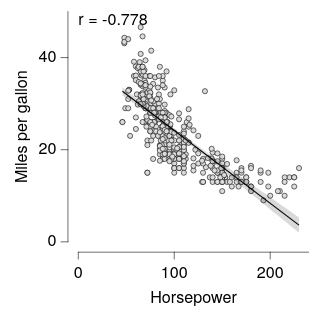

Express this chart as Vega-Lite.
### Vega-Lite specification from a JSON file in a GitHub repository (floating-point values rounded to 4 significant figures; data arrays with more than 128 entries replaced by an {"elided": "..."} marker saying what was removed)
{"background": null, "config": {"arc": {"fill": "#DBDBDB", "fillOpacity": 1.0, "innerRadius": 25.0, "padAngle": 0.03, "stroke": "black", "strokeOpacity": 1, "strokeWidth": 0.25}, "area": {"fill": "#DBDBDB", "fillOpacity": 1.0, "stroke": "black", "strokeOpacity": 1, "strokeWidth": 0.25}, "axis": {"domain": true, "domainCap": "round", "domainColor": "black", "domainWidth": 0.25, "grid": false, "gridCap": "round", "gridColor": "#F1F1F1", "gridDash": [0, 0], "gridOpacity": 1.0, "gridWidth": 0.25, "labelColor": "black", "labelFont": "Helvetica Neue, HelveticaNeue, Helvetica, Arial, sans-serif", "labelFontSize": 7, "labelFontStyle": "normal", "labelFontWeight": 400, "offset": 4.5, "ticks": true, "tickCap": "round", "tickColor": "black", "tickRound": false, "tickSize": 3, "tickWidth": 0.25, "titleColor": "black", "titleFont": "Helvetica Neue, HelveticaNeue, Helvetica, Arial, sans-serif", "titleFontSize": 7, "titleFontStyle": "normal", "titleFontWeight": 400}, "axisX": {"domain": true, "labelAlign": "center", "labelAngle": 0, "labels": true, "ticks": true, "translate": 0}, "axisY": {"domain": true, "labelAlign": "right", "labelAngle": 0, "labels": true, "ticks": true, "translate": 0}, "axisRight": {"domain": true, "labelAlign": "left", "labelAngle": 0, "labels": true, "ticks": true, "translate": 0}, "axisTop": {"domain": true, "labelAlign": "center", "labelAngle": 0, "labels": true, "ticks": true, "translate": 0}, "axisBand": {"tickOffset": 0}, "bar": {"fill": "#DBDBDB", "fillOpacity": 1.0, "stroke": "black", "strokeOpacity": 1, "strokeWidth": 0.25}, "boxplot": {"size": 9.0, "ticks": {"cornerRadius": 0.25, "fill": "black", "opacity": 1, "size": 4.5, "thickness": 0.25}, "box": {"fillOpacity": 1.0, "stroke": "black", "strokeOpacity": 1, "strokeWidth": 0.25}, "median": {"cornerRadius": 0, "fill": "black", "fillOpacity": 1.0, "opacity": 1, "size": 9.0, "thickness": 0.25}, "rule": {"fill": "black", "fillOpacity": 1.0, "size": 10.0, "stroke": "black", "strokeDash": [0, 0], "strokeOpacity": 1, "strokeWidth": 0.25}, "outliers": {"color": "black", "fill": "black", "fillOpacity": 1.0, "size": 0, "stroke": "black", "strokeOpacity": 1, "strokeWidth": 0.25}}, "circle": {"fill": "black", "fillOpacity": 1.0, "size": 1.25, "stroke": null, "strokeOpacity": 1, "strokeWidth": 0.25}, "errorband": {"band": {"fillOpacity": 0.6, "stroke": null, "strokeWidth": 0.25, "strokeOpacity": 1}, "borders": {"opacity": 0, "strokeOpacity": 0.25, "strokeWidth": 1}}, "errorbar": {"opacity": 1, "rule": {"strokeDash": [0, 0], "strokeWidth": 0.25}, "ticks": {"color": "black", "cornerRadius": 0.125, "opacity": 1, "size": 6.0, "thickness": 0.25}, "thickness": 0.25}, "font": "Helvetica Neue, HelveticaNeue, Helvetica, Arial, sans-serif", "geoshape": {"fill": "#DBDBDB", "fillOpacity": 1.0, "stroke": "black", "strokeOpacity": 1, "strokeWidth": 0.25}, "header": {"labelColor": "black", "labelFont": "Helvetica Neue, HelveticaNeue, Helvetica, Arial, sans-serif", "labelFontSize": 7, "labelFontStyle": "normal", "labelFontWeight": 400, "titleColor": "black", "titleFont": "Helvetica Neue, HelveticaNeue, Helvetica, Arial, sans-serif", "titleFontSize": 7, "titleFontStyle": "normal", "titleFontWeight": 400, "titlePadding": 0}, "legend": {"disable": false, "offset": 4.5, "titlePadding": 4, "labelOffset": 2, "gradientLabelOffset": 2, "gradientLength": 50.0, "gradientThickness": 5.0, "gradientOpacity": 1.0, "gradientStrokeColor": "black", "gradientStrokeWidth": 0.25, "labelColor": "black", "labelFont": "Helvetica Neue, HelveticaNeue, Helvetica, Arial, sans-serif", "labelFontSize": 7, "labelFontStyle": "normal", "labelFontWeight": 400, "strokeColor": "black", "strokeWidth": 0, "symbolSize": 42, "symbolStrokeColor": "black", "symbolStrokeWidth": 0.25, "titleColor": "black", "titleFont": "Helvetica Neue, HelveticaNeue, Helvetica, Arial, sans-serif", "titleFontSize": 7, "titleFontStyle": "normal", "titleFontWeight": 400}, "line": {"color": "black", "stroke": "black", "strokeCap": "butt", "strokeDash": [0, 0], "strokeOpacity": 1, "strokeWidth": 0.5}, "point": {"filled": true, "fill": "#DBDBDB", "fillOpacity": 1.0, "size": 5.0, "stroke": "black", "strokeOpacity": 1, "strokeWidth": 0.25}, "range": {"category": ["#5CA7B1", "#B7D0EE", "#B7B3E4", "#B3DAB5", "#F5E1B3", "#3D727B", "#809DC7", "#867DAC", "#80A988", "#CBB17A", "#204148", "#546B94", "#584C77", "#507B5F", "#9D824D"], "diverging": {"scheme": ["#6F572A", "#876E43", "#9E875F", "#B5A17F", "#CABBA2", "#DCD6CC", "#F4F1E9", "#C9D7DA", "#9DBFC6", "#78A5AF", "#558B96", "#36717C", "#1A5762"]}, "heatmap": {"scheme": ["#32022B", "#43044D", "#4C196E", "#4D338C", "#484DA6", "#3A68BB", "#1D83CA", "#1D9CCB", "#23B5C9", "#28CDC5", "#4DE0B4", "#91EE9F"]}, "ordinal": {"scheme": ["#F1F1F1", "#DBDBDB", "#C6C6C6", "#B2B2B2", "#9D9D9D", "#898989", "#767676", "#636363", "#515151", "#404040", "#2F2F2F", "#1F1F1F"]}, "ramp": {"scheme": ["#32022B", "#43044D", "#4C196E", "#4D338C", "#484DA6", "#3A68BB", "#1D83CA", "#1D9CCB", "#23B5C9", "#28CDC5", "#4DE0B4", "#91EE9F"]}}, "rule": {"color": "black", "stroke": "black", "strokeCap": "round", "strokeDash": [2, 2], "strokeOpacity": 1, "strokeWidth": 0.25}, "scale": {"bandPaddingInner": 0.1, "bandPaddingOuter": 0.1, "round": false}, "rect": {"fill": "#DBDBDB", "fillOpacity": 1.0, "stroke": "black", "strokeOpacity": 1, "strokeWidth": 0.25}, "square": {"fill": "#DBDBDB", "fillOpacity": 1.0, "size": 10.0, "stroke": "black", "strokeOpacity": 1, "strokeWidth": 0.25}, "text": {"color": "black", "font": "Helvetica Neue, HelveticaNeue, Helvetica, Arial, sans-serif", "fontSize": 7, "fontStyle": "normal", "fontWeight": 400}, "tick": {"color": "black", "cornerRadius": 0.125, "opacity": 1.0, "size": 9.0, "thickness": 0.25}, "title": {"anchor": "middle", "frame": "group", "color": "black", "font": "Helvetica Neue, HelveticaNeue, Helvetica, Arial, sans-serif", "fontSize": 7, "fontStyle": "normal", "fontWeight": 400, "subtitleColor": "black", "subtitleFont": "Helvetica Neue, HelveticaNeue, Helvetica, Arial, sans-serif", "subtitleFontSize": "Helvetica Neue, HelveticaNeue, Helvetica, Arial, sans-serif", "subtitleFontStyle": "normal", "subtitleFontWeight": 400}, "trail": {"color": "black", "opacity": 1, "size": 0.5}, "view": {"continuousWidth": 100, "continuousHeight": 100, "discreteWidth": 100, "discreteHeight": 100, "fill": null, "stroke": null, "strokeWidth": 0.25}}, "layer": [{"data": {"name": "data-7285c4e2e195e5a75737a34913199f5f"}, "mark": {"type": "point"}, "encoding": {"x": {"field": "Horsepower", "type": "quantitative"}, "y": {"field": "Miles_per_Gallon", "title": "Miles per gallon", "type": "quantitative"}}}, {"layer": [{"data": {"name": "data-bdec693c0d523f811cea200769bb0903"}, "mark": {"type": "area", "fill": "black", "fillOpacity": 0.15, "stroke": null, "strokeWidth": 0}, "encoding": {"x": {"field": "Horsepower", "type": "quantitative"}, "y": {"field": "Miles_per_Gallon", "type": "quantitative"}, "y2": {"field": "__ci_hi"}}}, {"data": {"name": "data-e5e41d7cdc7704607649085c2c14cc40"}, "mark": {"type": "line"}, "encoding": {"x": {"field": "Horsepower", "type": "quantitative"}, "y": {"field": "Miles_per_Gallon", "type": "quantitative"}}}, {"data": {"values": [{"__dysonsphere__": 1}]}, "mark": {"type": "text", "align": "left", "angle": 0, "baseline": "top", "dx": 0, "dy": 0, "fontSize": 7, "opacity": 1.0}, "encoding": {"text": {"value": "r = -0.778"}, "x": {"value": 0}, "y": {"value": 0}}}], "name": "__dysonsphere_289b330e0455c514_23"}], "$schema": "https://vega.github.io/schema/vega-lite/v6.4.1.json", "datasets": {"data-7285c4e2e195e5a75737a34913199f5f": {"elided": "392 records"}, "data-bdec693c0d523f811cea200769bb0903": [{"Horsepower": 46.0, "Miles_per_Gallon": 31.79, "__ci_hi": 33.56, "__dysonsphere__": 1}, {"Horsepower": 48.92, "Miles_per_Gallon": 31.36, "__ci_hi": 33.07, "__dysonsphere__": 1}, {"Horsepower": 51.84, "Miles_per_Gallon": 30.93, "__ci_hi": 32.58, "__dysonsphere__": 1}, {"Horsepower": 54.76, "Miles_per_Gallon": 30.5, "__ci_hi": 32.09, "__dysonsphere__": 1}, {"Horsepower": 57.68, "Miles_per_Gallon": 30.06, "__ci_hi": 31.6, "__dysonsphere__": 1}, {"Horsepower": 60.6, "Miles_per_Gallon": 29.63, "__ci_hi": 31.11, "__dysonsphere__": 1}, {"Horsepower": 63.52, "Miles_per_Gallon": 29.2, "__ci_hi": 30.62, "__dysonsphere__": 1}, {"Horsepower": 66.44, "Miles_per_Gallon": 28.76, "__ci_hi": 30.13, "__dysonsphere__": 1}, {"Horsepower": 69.37, "Miles_per_Gallon": 28.33, "__ci_hi": 29.65, "__dysonsphere__": 1}, {"Horsepower": 72.29, "Miles_per_Gallon": 27.89, "__ci_hi": 29.16, "__dysonsphere__": 1}, {"Horsepower": 75.21, "Miles_per_Gallon": 27.45, "__ci_hi": 28.68, "__dysonsphere__": 1}, {"Horsepower": 78.13, "Miles_per_Gallon": 27.01, "__ci_hi": 28.19, "__dysonsphere__": 1}, {"Horsepower": 81.05, "Miles_per_Gallon": 26.57, "__ci_hi": 27.71, "__dysonsphere__": 1}, {"Horsepower": 83.97, "Miles_per_Gallon": 26.13, "__ci_hi": 27.23, "__dysonsphere__": 1}, {"Horsepower": 86.89, "Miles_per_Gallon": 25.69, "__ci_hi": 26.76, "__dysonsphere__": 1}, {"Horsepower": 89.81, "Miles_per_Gallon": 25.24, "__ci_hi": 26.28, "__dysonsphere__": 1}, {"Horsepower": 92.73, "Miles_per_Gallon": 24.79, "__ci_hi": 25.81, "__dysonsphere__": 1}, {"Horsepower": 95.65, "Miles_per_Gallon": 24.34, "__ci_hi": 25.34, "__dysonsphere__": 1}, {"Horsepower": 98.57, "Miles_per_Gallon": 23.88, "__ci_hi": 24.87, "__dysonsphere__": 1}, {"Horsepower": 101.5, "Miles_per_Gallon": 23.43, "__ci_hi": 24.4, "__dysonsphere__": 1}, {"Horsepower": 104.4, "Miles_per_Gallon": 22.97, "__ci_hi": 23.94, "__dysonsphere__": 1}, {"Horsepower": 107.3, "Miles_per_Gallon": 22.51, "__ci_hi": 23.48, "__dysonsphere__": 1}, {"Horsepower": 110.3, "Miles_per_Gallon": 22.04, "__ci_hi": 23.03, "__dysonsphere__": 1}, {"Horsepower": 113.2, "Miles_per_Gallon": 21.57, "__ci_hi": 22.57, "__dysonsphere__": 1}, {"Horsepower": 116.1, "Miles_per_Gallon": 21.1, "__ci_hi": 22.12, "__dysonsphere__": 1}, {"Horsepower": 119.0, "Miles_per_Gallon": 20.63, "__ci_hi": 21.67, "__dysonsphere__": 1}, {"Horsepower": 121.9, "Miles_per_Gallon": 20.15, "__ci_hi": 21.22, "__dysonsphere__": 1}, {"Horsepower": 124.9, "Miles_per_Gallon": 19.68, "__ci_hi": 20.78, "__dysonsphere__": 1}, {"Horsepower": 127.8, "Miles_per_Gallon": 19.2, "__ci_hi": 20.34, "__dysonsphere__": 1}, {"Horsepower": 130.7, "Miles_per_Gallon": 18.72, "__ci_hi": 19.9, "__dysonsphere__": 1}, {"Horsepower": 133.6, "Miles_per_Gallon": 18.23, "__ci_hi": 19.46, "__dysonsphere__": 1}, {"Horsepower": 136.5, "Miles_per_Gallon": 17.75, "__ci_hi": 19.02, "__dysonsphere__": 1}, {"Horsepower": 139.5, "Miles_per_Gallon": 17.26, "__ci_hi": 18.58, "__dysonsphere__": 1}, {"Horsepower": 142.4, "Miles_per_Gallon": 16.78, "__ci_hi": 18.15, "__dysonsphere__": 1}, {"Horsepower": 145.3, "Miles_per_Gallon": 16.29, "__ci_hi": 17.71, "__dysonsphere__": 1}, {"Horsepower": 148.2, "Miles_per_Gallon": 15.8, "__ci_hi": 17.28, "__dysonsphere__": 1}, {"Horsepower": 151.1, "Miles_per_Gallon": 15.31, "__ci_hi": 16.85, "__dysonsphere__": 1}, {"Horsepower": 154.1, "Miles_per_Gallon": 14.82, "__ci_hi": 16.41, "__dysonsphere__": 1}, {"Horsepower": 157.0, "Miles_per_Gallon": 14.33, "__ci_hi": 15.98, "__dysonsphere__": 1}, {"Horsepower": 159.9, "Miles_per_Gallon": 13.84, "__ci_hi": 15.55, "__dysonsphere__": 1}, {"Horsepower": 162.8, "Miles_per_Gallon": 13.35, "__ci_hi": 15.12, "__dysonsphere__": 1}, {"Horsepower": 165.7, "Miles_per_Gallon": 12.86, "__ci_hi": 14.69, "__dysonsphere__": 1}, {"Horsepower": 168.7, "Miles_per_Gallon": 12.36, "__ci_hi": 14.26, "__dysonsphere__": 1}, {"Horsepower": 171.6, "Miles_per_Gallon": 11.87, "__ci_hi": 13.83, "__dysonsphere__": 1}, {"Horsepower": 174.5, "Miles_per_Gallon": 11.38, "__ci_hi": 13.4, "__dysonsphere__": 1}, {"Horsepower": 177.4, "Miles_per_Gallon": 10.88, "__ci_hi": 12.97, "__dysonsphere__": 1}, {"Horsepower": 180.3, "Miles_per_Gallon": 10.39, "__ci_hi": 12.55, "__dysonsphere__": 1}, {"Horsepower": 183.3, "Miles_per_Gallon": 9.897, "__ci_hi": 12.12, "__dysonsphere__": 1}, {"Horsepower": 186.2, "Miles_per_Gallon": 9.402, "__ci_hi": 11.69, "__dysonsphere__": 1}, {"Horsepower": 189.1, "Miles_per_Gallon": 8.908, "__ci_hi": 11.26, "__dysonsphere__": 1}, {"Horsepower": 192.0, "Miles_per_Gallon": 8.413, "__ci_hi": 10.84, "__dysonsphere__": 1}, {"Horsepower": 195.0, "Miles_per_Gallon": 7.918, "__ci_hi": 10.41, "__dysonsphere__": 1}, {"Horsepower": 197.9, "Miles_per_Gallon": 7.423, "__ci_hi": 9.983, "__dysonsphere__": 1}, {"Horsepower": 200.8, "Miles_per_Gallon": 6.927, "__ci_hi": 9.556, "__dysonsphere__": 1}, {"Horsepower": 203.7, "Miles_per_Gallon": 6.432, "__ci_hi": 9.129, "__dysonsphere__": 1}, {"Horsepower": 206.6, "Miles_per_Gallon": 5.936, "__ci_hi": 8.703, "__dysonsphere__": 1}, {"Horsepower": 209.6, "Miles_per_Gallon": 5.441, "__ci_hi": 8.277, "__dysonsphere__": 1}, {"Horsepower": 212.5, "Miles_per_Gallon": 4.945, "__ci_hi": 7.85, "__dysonsphere__": 1}, {"Horsepower": 215.4, "Miles_per_Gallon": 4.449, "__ci_hi": 7.424, "__dysonsphere__": 1}, {"Horsepower": 218.3, "Miles_per_Gallon": 3.953, "__ci_hi": 6.998, "__dysonsphere__": 1}, {"Horsepower": 221.2, "Miles_per_Gallon": 3.457, "__ci_hi": 6.572, "__dysonsphere__": 1}, {"Horsepower": 224.2, "Miles_per_Gallon": 2.961, "__ci_hi": 6.147, "__dysonsphere__": 1}, {"Horsepower": 227.1, "Miles_per_Gallon": 2.464, "__ci_hi": 5.721, "__dysonsphere__": 1}, {"Horsepower": 230.0, "Miles_per_Gallon": 1.968, "__ci_hi": 5.295, "__dysonsphere__": 1}], "data-e5e41d7cdc7704607649085c2c14cc40": [{"Horsepower": 46.0, "Miles_per_Gallon": 32.68, "__dysonsphere__": 1}, {"Horsepower": 230.0, "Miles_per_Gallon": 3.632, "__dysonsphere__": 1}]}}
